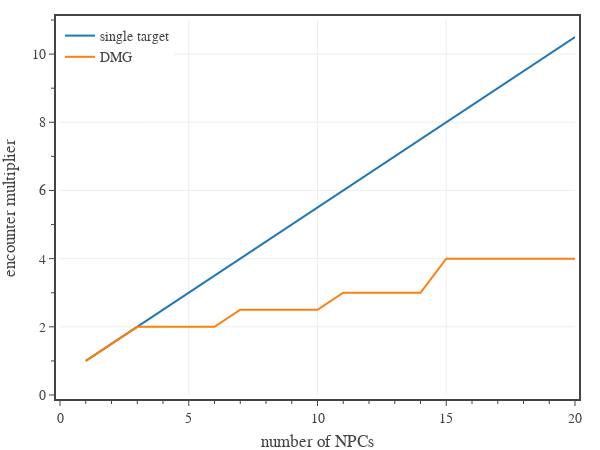

The code cell stored with this chart in its notebook:
### Code cell
# Single target encounter multiplier as a function of the number of NPCs.

# create figure
fig = go.Figure(
    layout=go.Layout(
        template=tfb.FIG_TEMPLATE,
        margin=dict(l=60, r=25, b=55, t=20, pad=4),
        xaxis=dict(
            title_text='number of NPCs',
            range=[0,20],
            tick0=0, dtick=5,
            minor=dict(tick0=0, dtick=1),
        ),
        yaxis=dict(
            title_text='encounter multiplier',
            range=[0,11],
            tick0=0, dtick=2,
            minor=dict(tick0=0, dtick=1),
            #tickformat = '.0f',
        ),
        legend=dict(
            xanchor='left', yanchor='top',
            x=0.00, y=1.00,
            orientation='v',
            tracegroupgap=0,
        )
    )
)

# single target
nCs = list(range(1, 21))
fig.add_trace(go.Scatter(
    x=nCs,
    y=[encounter_multiplier_approx(pc_count=4, npc_count=n) for n in nCs],
    mode='lines',
    name='single target',
    hovertemplate=
        'NPCs %{x:d}<br>'+
        'multiplier %{y:,.1f}' + 
        '<extra></extra>'
))

# DMG
nCs = list(range(1, 21))
fig.add_trace(go.Scatter(
    x=nCs,
    y=[encounter_multiplier_DMG(4, n) for n in nCs],
    mode='lines',
    name='DMG',
    hovertemplate=
        'NPCs %{x:d}<br>'+
        'multiplier %{y:,.1f}' + 
        '<extra></extra>'
))

# show figure
fig.update_layout(width=600, height=450)
fig.show(config=tfb.FIG_CONFIG)

# save figures
if SAVEFIGS:
    fig.update_layout(autosize=True, width=None, height=None)
    tfb.save_fig_html(fig, format='large', name='fig-encounter-approximate-general-single-target-large')
    tfb.save_fig_html(fig, format='small', name='fig-encounter-approximate-general-single-target-small')

### Figure 1 — Plotly figure (JSON) as saved in the notebook; plotly's stock layout.template omitted (floating-point values rounded to 4 significant figures)
{"data": [{"hovertemplate": "NPCs %{x:d}<br>multiplier %{y:,.1f}<extra></extra>", "mode": "lines", "name": "single target", "type": "scatter", "x": [1, 2, 3, 4, 5, 6, 7, 8, 9, 10, 11, 12, 13, 14, 15, 16, 17, 18, 19, 20], "y": [1, 1.5, 2, 2.5, 3, 3.5, 4, 4.5, 5, 5.5, 6, 6.5, 7, 7.5, 8, 8.5, 9, 9.5, 10, 10.5]}, {"hovertemplate": "NPCs %{x:d}<br>multiplier %{y:,.1f}<extra></extra>", "mode": "lines", "name": "DMG", "type": "scatter", "x": [1, 2, 3, 4, 5, 6, 7, 8, 9, 10, 11, 12, 13, 14, 15, 16, 17, 18, 19, 20], "y": [1, 1.5, 2, 2, 2, 2, 2.5, 2.5, 2.5, 2.5, 3, 3, 3, 3, 4, 4, 4, 4, 4, 4]}], "layout": {"height": 450, "legend": {"orientation": "v", "tracegroupgap": 0, "x": 0, "xanchor": "left", "y": 1, "yanchor": "top"}, "margin": {"b": 55, "l": 60, "pad": 4, "r": 25, "t": 20}, "width": 600, "xaxis": {"dtick": 5, "minor": {"dtick": 1, "tick0": 0}, "range": [0, 20], "tick0": 0, "title": {"text": "number of NPCs"}}, "yaxis": {"dtick": 2, "minor": {"dtick": 1, "tick0": 0}, "range": [0, 11], "tick0": 0, "title": {"text": "encounter multiplier"}}}}
